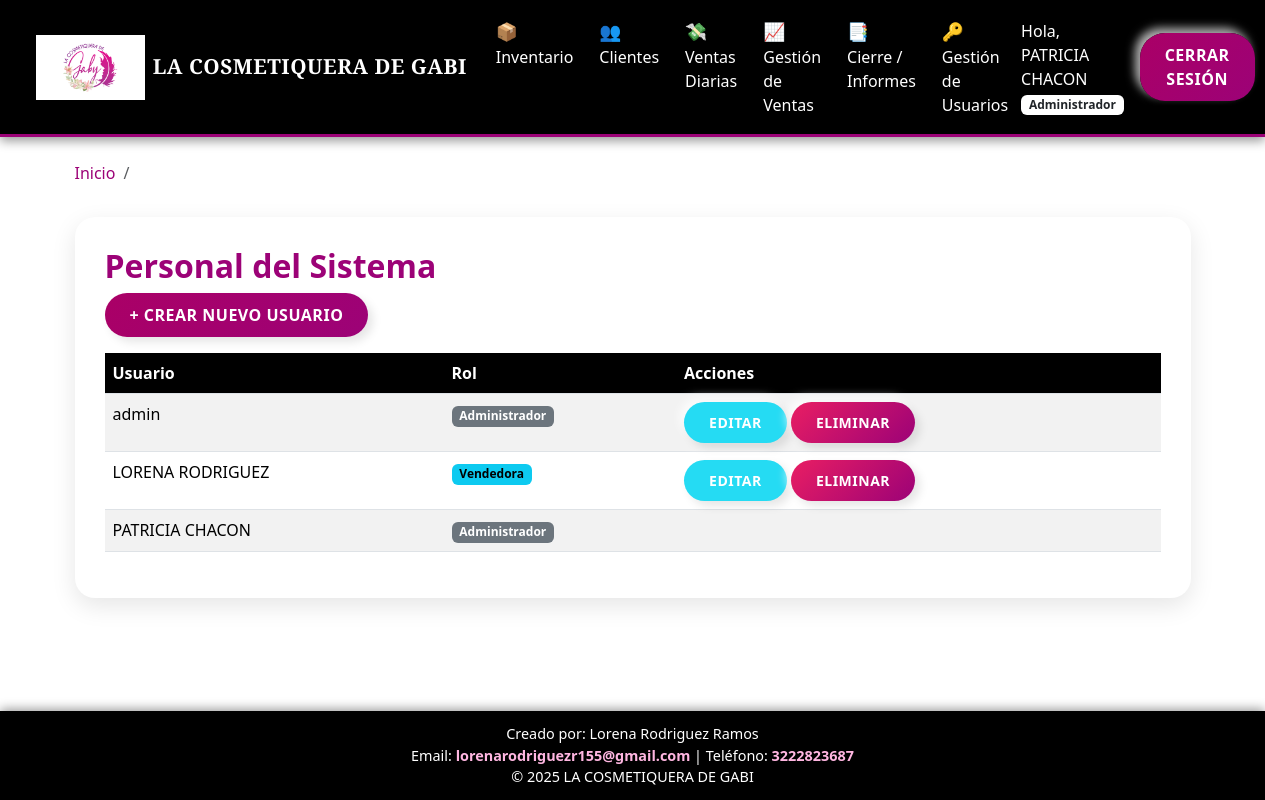
The app's page /usuarios (signed in) with its own data.
### app.py (models this page shows, shortened)
class Usuario(UserMixin, db.Model):
    id = db.Column(db.Integer, primary_key=True)
    username = db.Column(db.String(100), unique=True, nullable=False)
    nombre = db.Column(db.String(100), nullable=False)
    apellido = db.Column(db.String(100), nullable=False)
    cedula = db.Column(db.String(20), unique=True, nullable=False)
    rol = db.Column(db.String(50), default='Vendedora')
    password_hash = db.Column(db.String(200))

### app.py (the view)
@app.route('/usuarios')
@login_required
def usuarios():
    if current_user.rol.lower() != 'administrador':
        flash('Acceso denegado. Solo administradores pueden gestionar usuarios.', 'danger')
        return redirect(url_for('clientes'))
    usuarios_list = Usuario.query.all()
    return render_template('usuarios.html', usuarios=usuarios_list)

### app.py (called while the page is built)
@app.context_processor
def inject_global_data():
    from datetime import timedelta
    return dict(timedelta=timedelta)

@login_manager.user_loader
def load_user(user_id):
    return Usuario.query.get(int(user_id))

### templates/usuarios.html (shortened to what this page needs)
{% extends "base.html" %}
{% block content %}
<h2>Personal del Sistema</h2>
{% if current_user.rol.lower() == 'administrador' %}
<button type="button" class="btn btn-primary mb-3" data-bs-toggle="modal" data-bs-target="#agregarUsuarioModal">
    + Crear Nuevo Usuario
</button>
{% endif %}
<div class="table-responsive">
    <table class="table table-striped table-hover">
        <thead>
            <tr>
                <th>Usuario</th>
                <th>Rol</th>
                <th>Acciones</th>
            </tr>
        </thead>
        <tbody>
            {% for usuario in usuarios %}
            <tr>
                <td>{{ usuario.username }}</td>
                <td>
                  <span class="badge text-bg-{% if usuario.rol.lower() == 'administrador' %}secondary{% else %}info{% endif %}">
                    {{ usuario.rol }}
                  </span>
                </td>
                <td>
  {% if current_user.rol == 'Administrador' and usuario.id != current_user.id %}
<a href="{{ url_for('editar_usuario', usuario_id=usuario.id) }}"
   class="btn btn-sm"
   style="background-color: #25dbf3; color: white;">
    Editar
</a>
    <a href="{{ url_for('eliminar_usuario', usuario_id=usuario.id) }}"
       class="btn btn-sm btn-danger"
       onclick="return confirm('¿Seguro que desea eliminar a {{ usuario.username }}?')">
        Eliminar
    </a>
  {% endif %}
</td>
            </tr>
            {% endfor %}
        </tbody>
    </table>
</div>
{% endblock %}

### templates/base.html (shortened to what this page needs)
<!doctype html>
<html lang="es">
<head>
  <link href="https://cdn.jsdelivr.net/npm/bootstrap@5.3.3/dist/css/bootstrap.min.css" rel="stylesheet">
  <link rel="stylesheet" href="{{ url_for('static', filename='css/styles.css') }}">
  <link rel="stylesheet" href="https://cdnjs.cloudflare.com/ajax/libs/font-awesome/6.0.0-beta3/css/all.min.css">
</head>
<body>
  {% if current_user.is_authenticated %}
  <nav class="navbar navbar-expand-lg navbar-dark navbar-custom">
    <div class="container-fluid">
      <a class="navbar-brand d-flex align-items-center" href="{{ url_for('dashboard') }}">
        <img src="{{ url_for('static', filename='img/LOGO.png') }}" alt="Logo" class="logo-barra">
        <span class="titulo-logo ms-2">LA COSMETIQUERA DE GABI</span>
      </a>
      <div class="collapse navbar-collapse" id="navbarNav">
        <ul class="navbar-nav mx-auto mb-2 mb-lg-0">
          <li class="nav-item">
            <a class="nav-link" href="{{ url_for('inventario') }}">
              <span class="nav-emoji">📦</span>
              Inventario
            </a>
          </li>
          <li class="nav-item">
            <a class="nav-link" href="{{ url_for('clientes') }}">
              <span class="nav-emoji">👥</span>
              Clientes
            </a>
          </li>
          <li class="nav-item">
            <a class="nav-link" href="{{ url_for('nueva_venta') }}">
              <span class="nav-emoji">💸</span>
              Ventas Diarias
            </a>
          </li>
          {% if current_user.rol.lower() == 'administrador' %}
          <li class="nav-item">
            <a class="nav-link" href="{{ url_for('gestion_ventas') }}">
              <span class="nav-emoji">📈</span>
              Gestión de Ventas
            </a>
          </li>
          <li class="nav-item">
            <a class="nav-link" href="{{ url_for('reportes') }}">
              <span class="nav-emoji">📑</span>
              Cierre / Informes
            </a>
          </li>
          <li class="nav-item">
            <a class="nav-link" href="{{ url_for('usuarios') }}">
              <span class="nav-emoji">🔑</span>
              Gestión de Usuarios
            </a>
          </li>
          {% endif %}
        </ul>
        <span class="navbar-text me-3 text-white">
          Hola, {{ current_user.username }}
          <span class="badge bg-white text-dark">{{ current_user.rol }}</span>
        </span>
        <a class="btn btn-primary" href="{{ url_for('logout') }}">Cerrar Sesión</a>
      </div>
    </div>
  </nav>
  {% endif %}
  <div class="container mt-4 fade-in">
    {% block breadcrumb %}
    <nav aria-label="breadcrumb">
      <ol class="breadcrumb">
        <li class="breadcrumb-item"><a href="{{ url_for('dashboard') }}">Inicio</a></li>
        <li class="breadcrumb-item active" aria-current="page">{% block page %}{% endblock %}</li>
      </ol>
    </nav>
    {% endblock %}
  </div>
  <div class="content-wrapper container mt-3 fade-in">
    <div class="main-card">
      {% block content %}{% endblock %}
    </div>
  </div>
  <footer>
    <div>Creado por: Lorena Rodriguez Ramos</div>
    <div>Email: <a href="mailto:lorenarodriguezr155@gmail.com">lorenarodriguezr155@gmail.com</a> | Teléfono: <a href="tel:+573222823687">3222823687</a></div>
    &copy; 2025 LA COSMETIQUERA DE GABI
  </footer>
</body>
</html>

### static/css/styles.css (style rules this page uses)
:root { --color-principal: #9c0277; --color-principal-light: #aa0066; --color-principal-dark: #800050; --color-secundario: #000000; --color-texto-claro: #FFFFFF; --color-fondo-suave: #F8F8F8; }
body { background-color: var(--color-texto-claro); color: var(--color-secundario); font-family: 'Segoe UI', Tahoma, Geneva, Verdana, sans-serif; position: relative; }
.navbar-custom { background-color: var(--color-secundario); border-bottom: 3px solid var(--color-principal); box-shadow: 0 2px 10px rgba(0,0,0,0.3); }
.navbar-custom .nav-link, .navbar-custom .navbar-brand { color: var(--color-texto-claro) !important; font-weight: 500; }
h1, h2, h3 { color: var(--color-principal); font-weight: 600; }
.btn { border: none; border-radius: 25px; padding: 10px 25px; font-weight: bold; transition: all 0.3s ease-in-out; cursor: pointer; text-transform: uppercase; letter-spacing: 0.5px; box-shadow: 5px 5px 10px rgba(0,0,0,0.1), -5px -5px 10px rgba(255,255,255,0.7); }
.btn-primary, .btn-pink-custom { background: linear-gradient(135deg, var(--color-principal-light) 0%, var(--color-principal) 100%); color: var(--color-texto-claro) !important; }
.btn-danger { background: linear-gradient(135deg, #e91e63 0%, #9c0277 100%); color: var(--color-texto-claro) !important; }
.table th { background-color: var(--color-secundario); color: var(--color-texto-claro); }

### templates/base.html (style rules this page uses)
html, body { height: 100%; margin: 0; display: flex; flex-direction: column; }
.content-wrapper { flex: 1; padding-bottom: 15px; }
.navbar-custom { background-color: #000; box-shadow: 0 4px 10px rgba(0, 0, 0, 0.4); padding: 0.6rem 1.5rem; }
.logo-barra { height: 65px; width: auto; object-fit: contain; background: transparent; filter: drop-shadow(0 3px 8px rgba(0,0,0,0.6)); transition: transform 0.3s ease, filter 0.3s ease; }
.titulo-logo { font-family: 'Playfair Display', serif; font-weight: 900; font-size: 1.3rem; color: #fff; letter-spacing: 0.5px; }
.nav-emoji { font-size: 1.1em; margin-right: 5px; vertical-align: middle; }
.navbar-nav .nav-link { color: #fff !important; font-weight: 500; margin: 0 5px; transition: all 0.3s ease-in-out; }
.breadcrumb-item a { color: #9c0277; text-decoration: none; }
.main-card { background-color: #fff; border-radius: 20px; padding: 30px; box-shadow: 0 8px 25px rgba(0,0,0,0.1); }
.fade-in { animation: fadeIn 0.8s ease-in; }
footer { background-color: #000; color: #fff; padding: 12px 0; text-align: center; margin-top: auto; font-size: 0.9rem; box-shadow: 0 -2px 10px rgba(0,0,0,0.4); }
footer a { font-weight: 600; color: #ffb6e1; text-decoration: none; transition: color 0.3s ease; }

### records on screen
Usuario: username "PATRICIA CHACON", rol "Administrador"
Usuario: username "admin", rol "Administrador"
Usuario: username "LORENA RODRIGUEZ", rol "Vendedora"
